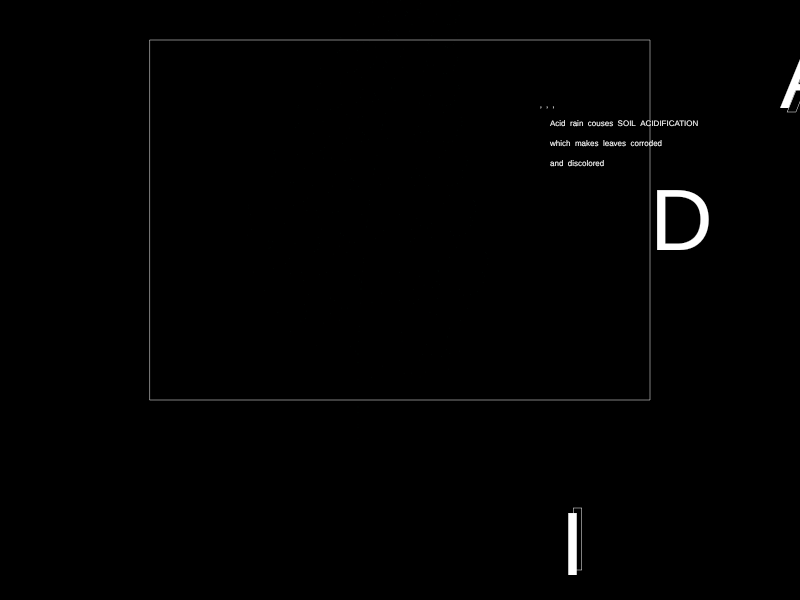
Frame 1 (no input)
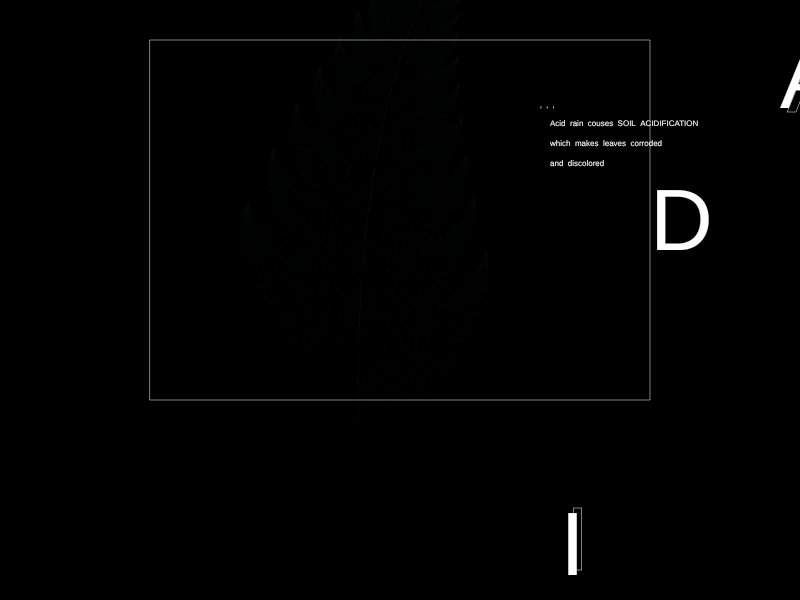
Frame 60 (no input)
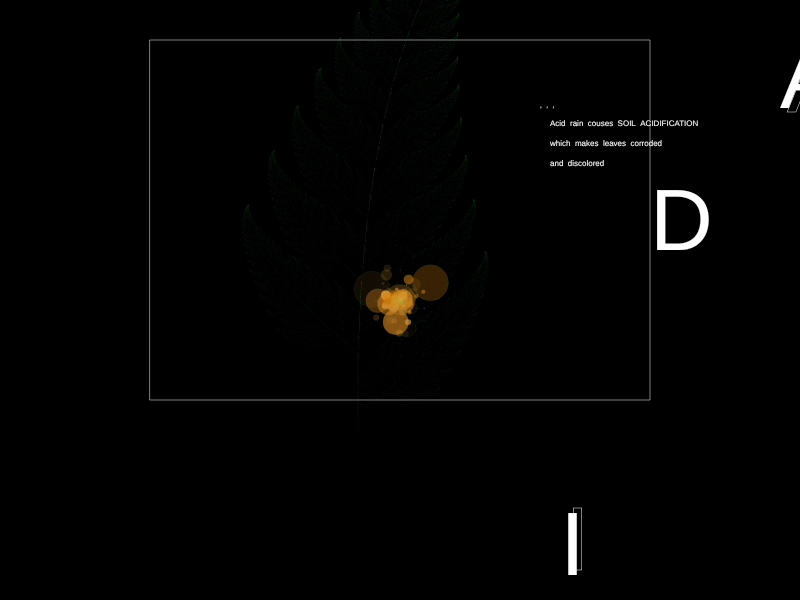
Frame 120 (the mouse pressed at the canvas centre since frame 60)

The p5.js sketch that drew these frames (run headless with seeded random() and noise() and a simulated clock; from frame 60 on, the mouse is pressed at the canvas centre):

// p5.js sketch
// ── sketch.js
/**
 *
 * Forest系列-海报3
 * Soil Acidification
 * 
 * 主程序
 * 
 * 交互内容：
 * 1、鼠标按住拖动，绘制酸雨
 * 2、鼠标滚轮重置画面
 *
 */


var x = 0;  //叶子的坐标
var y = 0;
var c = 150; //叶子的颜色
var r = 53; //叶子的大小
var rate = 500; //叶子生成的速度

var hues = []; //酸雨的色调
var nScl = 0.006; //噪声核大小

function setup() {
  createCanvas(displayWidth, displayHeight);
  init();
}

function draw() {
  //叶子
  leaf();

  //鼠标按住
  if (mouseIsPressed == true) {
    //酸雨
    for (let i = 0; i < 10; i++) {
      let rx = mouseX;
      let ry = mouseY;
      let rd = randomN(800, 9);
      rain(rx, ry, rd);
    }
  }
}

function init() {
  background(0);

  //海报
  poster();
}

function poster() {
  colorMode(RGB);

  //海报边框
  noFill();
  stroke(255, 255, 255);
  strokeWeight(0.5);
  rect(width / 2 - 250, 40, 500, height - 240);

  //海报文字
  textSize(8);
  strokeWeight(0.2);
  fill(255, 255, 255);
  text('Before  Leaves  Become  Corroded', 885, 30);
  text('Protect  The  Earth', 520, 685);
  text('O   O   O', 985, 685);
  text('’  ’  ’', 540, 112);
  text('Acid  rain  couses  SOIL  ACIDIFICATION', 550, 126);
  text('which  makes  leaves  corroded', 550, 146);
  text('and  discolored', 550, 166);
  text('Sulphur  dioxide  is  a  pollutant', 880, 430);
  text('and  a  MAJOR  contributor', 885, 450);
  text('to  ACID  RAIN', 890, 470);
  text('’  ’  ’', 960, 485);
  //textStyle(ITALIC);
  textSize(60);
  text('i', 985, 215);
  textSize(87);
  fill(255, 255, 255);
  text('A', 780, 108);
  text('C', 920, 200);
  text('D', 650, 250);
  text('F', 860, 340);
  text('Y', 870, 658);
  textSize(90);
  text('I', 560, 575);
  strokeWeight(0.5);
  noFill();
  text('A', 787, 112);
  text('F', 865, 345);
  text('I', 565, 570);
  textSize(97);
  //textStyle(BOLDITALIC);
  textStyle(BOLD);
  text('Y', 865, 660);
  textStyle(NORMAL);
}

//鼠标滚轮，重置
function mouseWheel() {
  c = 150;
  init();
}


// ── acidRain.js
/**
 *
 * Forest系列-海报3
 * Soil Acidification
 * 
 * 定义acid rain功能
 * 
 * 包含：
 * 1、画随机雨点
 * 2、生成随机数的一个小trick
 *
 */


function rain(x, y, d) {
  for (let i = 0; i < 10; i++) {
    hues.push(random(40)); //红橙黄色系
  }
  let h = hues[int(noise(x * nScl, y * nScl) * 10)];
  let n = int(random(d));
  for (let i = 0; i < n; i++) {
    let r = random(0, 0.5) * d;
    let a = random(TAU);
    let xx = x + r * cos(a);
    let yy = y + r * sin(a);
    let dd = d * random(random(random()));
    let s = random(70, 100);
    let b = random(80, 100);
    let col = color(h, s, b);
    col.setAlpha(random(random(1)));
    fill(col);
    circle(xx, yy, dd);
  }
}

//直接用random(n)的话，无法实现雨点聚集、滴溅的效果，而是连续的笔刷效果
function randomN(n, t) {
  while (t > 0) {
    n = random(n);
    t--;
  }
  return n;
}



// ── leaf.js
/**
 *
 * Forest系列-海报3
 * Soil Acidification
 * 
 * 定义leaf功能
 * 
 * 核心原理：
 * 1、分形结构（IFS码仿射变换 https://zhuanlan.zhihu.com/p/50466718?utm_id=0 ）
 * 公式：x(0)=0  y(0)=0
 *       x(n)=a*x(n-1)+b*y(n-1)+e   y(n)=c*x(n-1)+d*y(n-1)+f
 * 2、每帧内循环rate次，每次产生随机点，
 * 点不断叠加，形成叶子渐渐浮现效果（与LifeofTree一样，每帧也不需要重置背景）
 * 3、将颜色模式设为HSB利于实现颜色渐变
 *
 */


function leaf() {
  colorMode(HSB);
  stroke(c, 60, 100, 0.1);
  strokeWeight(0.5);

  //rate越大，叶子浮现得越快
  for (let i = 0; i < rate; i++) {
    let tx = 0;
    let ty = 0;
    point(x * r + width * 0.51 - 50, height * 0.73 - y * r);

    //进行分形，IFS码设计如下：
    //a = [0, 0.2, -0.15, 0.85]
    //b = [0, -0.26, 0.28, 0.04]
    //c = [0, 0.23, 0.26, -0.04]
    //d = [0.16, 0.22, 0.44, 0.85]
    //e = [0, 0, 0, 0]
    //f = [0, 1.6, 0.44, 1.6]
    //p = [0, 0.07, 0.07, 0.85]
    let sw = random(100);
    if (sw > 15) {
      tx = 0.85 * x + 0.04 * y;
      ty = -0.04 * x + 0.85 * y + 1.6;
    } else if (sw > 8) {
      tx = -0.15 * x + 0.28 * y;
      ty = 0.26 * x + 0.24 * y + 0.44;
    } else if (sw > 1) {
      tx = 0.2 * x - 0.26 * y;
      ty = 0.23 * x + 0.22 * y + 1.6;
    } else {
      tx = 0;
      ty = y * 0.16;
    }
    x = tx;
    y = ty;
  }
  c -= 0.2; //颜色渐变
}
